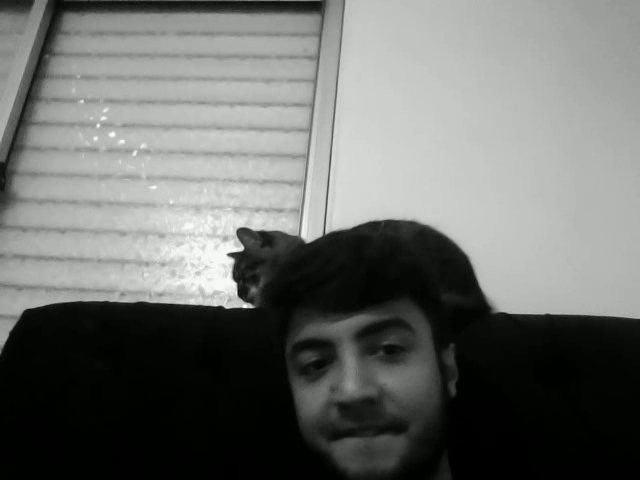
#> input picture frame 17 of mikewazowski.avi, 640 x 480 px, given in place of 2001od.mp4, which was not available
$ python pp.py   (Python 2 division)
#> lines starting #> are read from the running program, lines starting #| are printed output that depends on the picture; pictures that were not available may be replaced by others from this repository, and a replacement may not be noted
import sys
import numpy as np
import cv2

#atencao, o codigo esta removendo apenas as bordas pretas e na horizontal
#para remover as bordas na vertical o processo eh o mesmo, basta
#adcionar/mudar os parametros de corte.

def main():
    cap = cv2.VideoCapture('2001od.mp4')
    x = int(cap.get(4))
    y = int(cap.get(3))
    size = (x,y)
    fourcc = cv2.VideoWriter_fourcc(*'DIVX')
    out = cv2.VideoWriter('output.avi', fourcc, 20.0, (size))
    #matriz para acumular a soma para derterminar onde as bordas devem ser removidas
    matrix = np.zeros(size, dtype=np.uint64)
    #imagem para acumular intensidades
    sum_img = np.zeros(size, dtype=np.uint64)
    #inicializacao como matriz para evitar bug
    img_grey = np.zeros(size, dtype=np.uint64)

    while(cap.isOpened()):
        ret, frame = cap.read()
#> frame is the input picture: shape (480, 640, 3); mean B, G, R 107.4, 110.3, 108.3

        #converte o frame para escala de cinza
        img_grey = cv2.cvtColor(frame, cv2.COLOR_BGR2GRAY)

        #filtro de canny
        #o primeiro parametro eh a imagem
        #o segundo eh o valor minimo da intensidade pra ser considerado borda
        #o terceiro eh o valor maximo da intensidade pra ser considerado borda
        edges = cv2.Canny(img_grey,50,200)
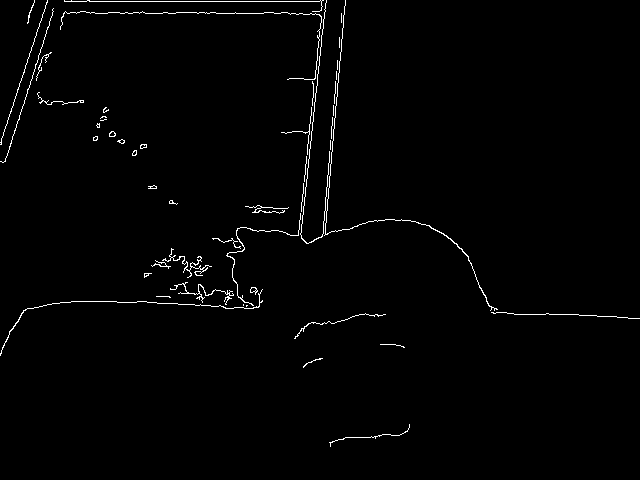
#> edges: shape (480, 640); 1.3% white in thin lines or dots
        cv2.imshow('CANNY',edges)
        #soma as intensidades da imagem atual com a anterior
        sum_img += edges
#> sum_img: shape (480, 640) uint64; 1.3% white in thin lines or dots
        # joga na matriz
        matrix = sum_img
        #soma cada linha da imagem e coloca em um vetor.
        #cada elemento representa a soma de uma linha
        matrix_sum_x = matrix.sum(axis=1)
#> matrix_sum_x = 480 values, max 66045 at index 1, min 0 at index 356, mean 2119.7
        #corte da parte de cima
        #arg1: o vetor das somas
        #arg2: a posicao minima. neste caso, comeca em 0
        #arg3: a posicao maxima, neste caso, o meio
        cut1 = cut_top(matrix_sum_x, 0, x/2)
#> cut1 = 0
        #corte da parte de baixo
        #o funcionamento aqui eh muito parecido com o de cima, porem
        #comecamos do final da array e vamos ate a metade
        cut2 = cut_bottom(matrix_sum_x, x/2, x)
#> cut2 = 356

        #realiza o corte
        img_crop = img_grey[cut1:cut2,0:639]
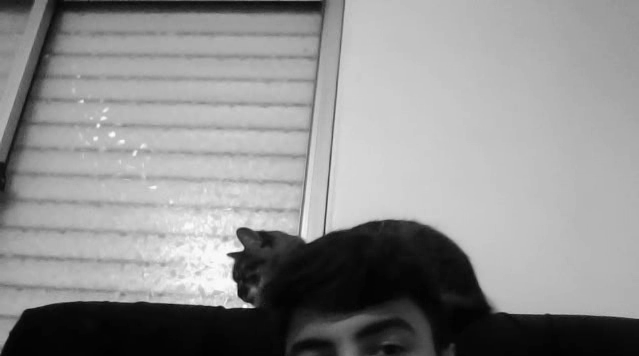
#> img_crop: shape (356, 639); min 1, max 254, mean 142.7

        #aplica filtro para remover ruidos
        img_filter = cv2.medianBlur(img_crop, 5)
        #equaliza o histograma
        final = cv2.equalizeHist(img_filter);
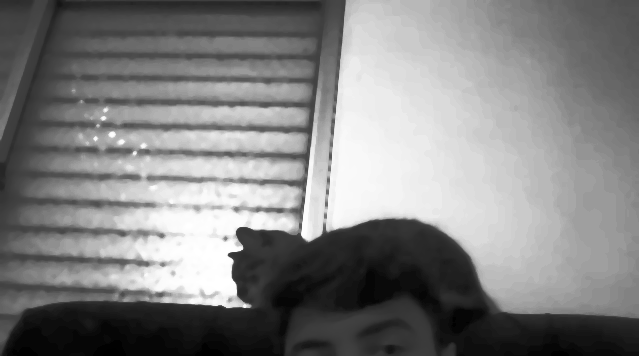
#> final: shape (356, 639); min 0, max 255, mean 129
        cv2.imshow('PP',final)
        out.write(cv2.cvtColor(final, cv2.COLOR_GRAY2BGR))
        if cv2.waitKey(1) & 0xFF == ord('q'):
#> (key q is pressed here)
            break
    # matrix_sum_y = matrix.sum(axis=0)
    matrix_sum_x = matrix.sum(axis=1)

    # posicao do corte de cima
    cut1 = cut_top(matrix_sum_x, 0, 180)
    # posicao do corte de baixo
    cut2 = cut_bottom(matrix_sum_x, 180, 360)

    #salva arquivo para debug
    save_sum(matrix_sum_x)
    #salva arquivo para debug
    save_matrix(matrix)

    # Release everything if job is finished
    cap.release()
    out.release()
    cv2.destroyAllWindows()


def save_matrix (matrix):
    np.savetxt('matrix.txt', matrix, fmt='%d')

def save_sum (data):
    np.savetxt('sum.txt', data, fmt='%64d')

def cut_top(data, min, max):
    cut_pos = 0
    for pos in range(min, max):
        if (data[pos] == 0):
            cut_pos = pos
    return cut_pos

#a direfenca eh que faz um loop inverso, do final ate a metade da array
def cut_bottom(data, min, max):
    cut_pos = 0
    for pos in reversed(range(min, max)):
        if (data[pos] == 0):
            cut_pos = pos
    return cut_pos


if __name__ == '__main__':
    main()

$ run again, starting later in the video
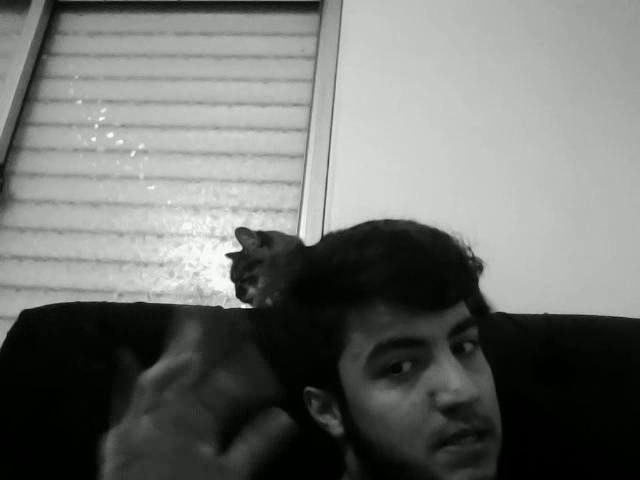
#> input picture frame 140 of mikewazowski.avi, 640 x 480 px, given in place of 2001od.mp4, which was not available
#> in main, frame is the input picture: shape (480, 640, 3); mean B, G, R 111.1, 114, 112
#> in main, `edges = cv2.Canny(img_grey,50,200)`:
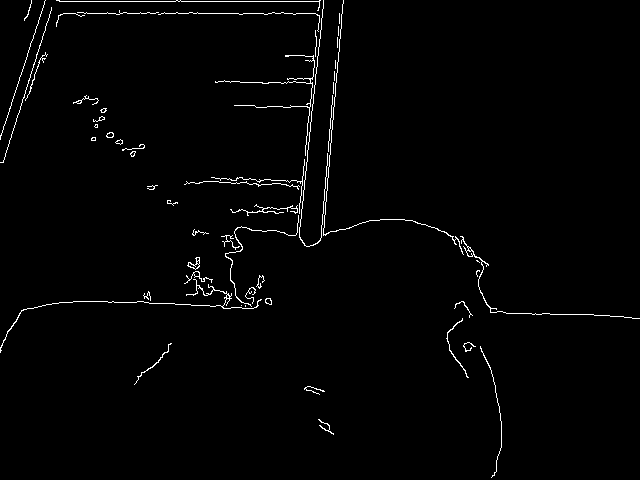
#> edges: shape (480, 640); 1.5% white in thin lines or dots
#> sum_img: shape (480, 640) uint64; 1.5% white in thin lines or dots
#> matrix_sum_x = 480 values, max 66810 at index 1, min 0 at index 478, mean 2516
#> cut1 = 0
#> in main, `cut2 = cut_bottom(matrix_sum_x, x/2, x)`: cut2 = 478
#> in main, `final = cv2.equalizeHist(img_filter);`:
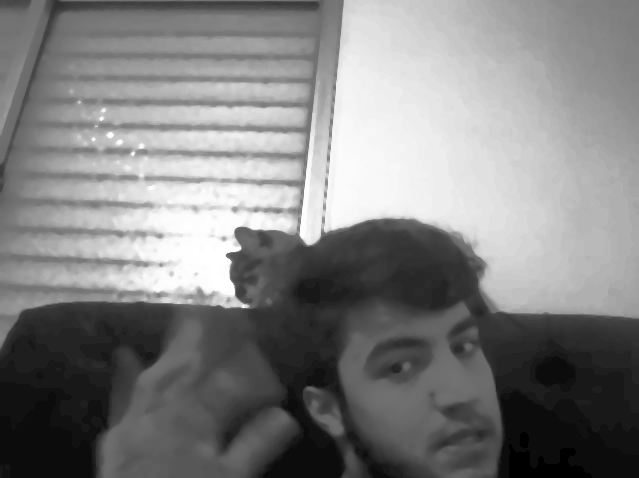
#> final: shape (478, 639); min 0, max 255, mean 128.3
#> in main, `cut2 = cut_bottom(matrix_sum_x, 180, 360)`: cut2 = 0
